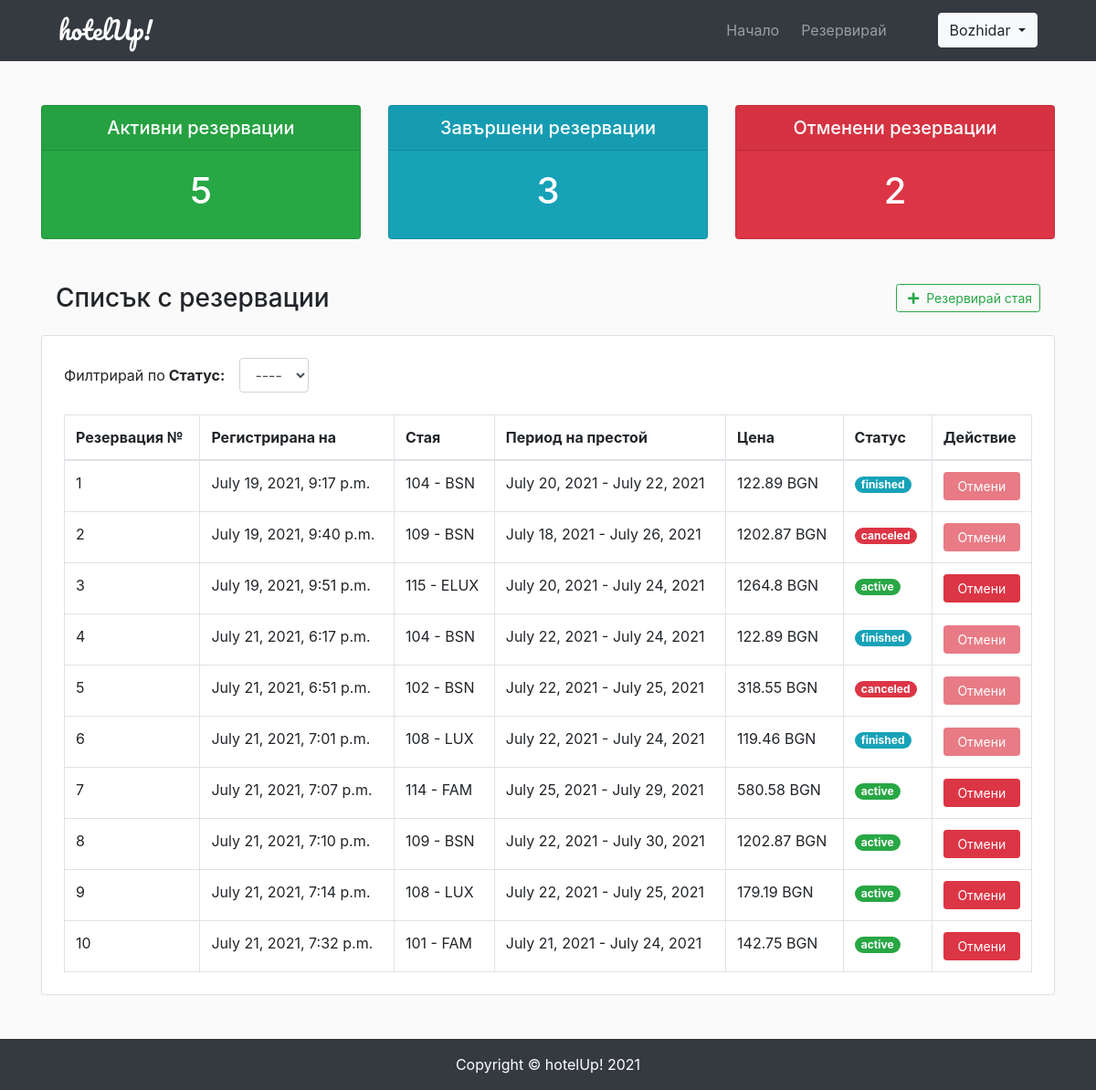
The app's page /dashboard/ (signed in), older data.
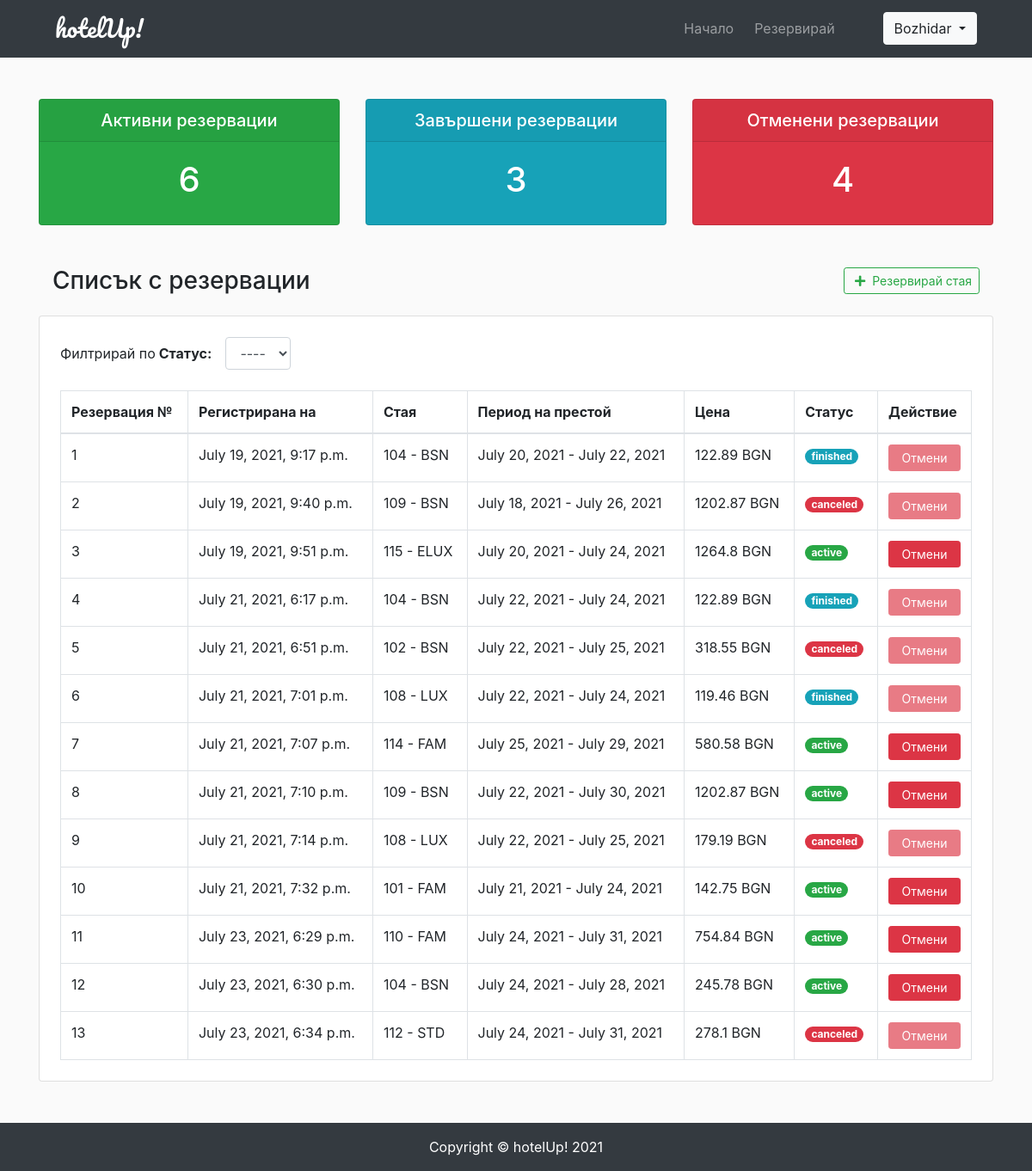
The same page, newer data.
### booking/models.py (models this page shows, shortened)
class Booking(models.Model):
    BOOKING_STATUS = (
        ('active', 'Активна'),
        ('finished', 'Завършена'),
        ('canceled', 'Отменена'),
    )
    room = models.ForeignKey(Room, on_delete=models.CASCADE)
    user = models.ForeignKey(User, on_delete=models.CASCADE)
    check_in = models.DateField()
    check_out = models.DateField()
    status = models.CharField(choices=BOOKING_STATUS, max_length=12)
    created_at = models.DateTimeField(auto_now_add=True)
    total_price = models.FloatField()

### rooms/models.py (models this page shows, shortened)
class Room(models.Model):
    ROOM_CATEGORIES = (
        ('STD', 'Стандарт'),
        ('BSN', 'Бизнес'),
        ('LUX', 'Лукс'),
        ('ELUX', 'Ултра-лукс'),
        ('FAM', 'Фемили'),
    )
    number = models.IntegerField()
    beds = models.IntegerField()
    capacity = models.IntegerField()
    price = models.FloatField()
    category = models.CharField(max_length=12, choices=ROOM_CATEGORIES)
    description = models.TextField(null=True)
    thumbnail = models.ImageField(upload_to="room_thumbnails", height_field=None, width_field=None, default='room_thumbnails/t101.jpg')

### dashboard/views.py (the view)
# urls.py: path('', views.user_dash, name='user_dash'),
@login_required
def user_dash(request):
    context = dict()
    booking_list = Booking.objects.filter(user=request.user)
    aggr = Booking.objects.values('status').annotate(dcount=Count('status')).order_by()
    counts = {}
    for c in aggr:
        counts[c['status']] = c['dcount']
    context['booking_list'] = booking_list
    context['counts'] = counts
    return render(request, 'dashboard/dash.html', context)

### templates/dashboard/dash.html (shortened to what this page needs)
{% extends 'frontend/base.html' %}
{% block styles %}
<link rel="stylesheet" href="https://cdn.datatables.net/1.10.24/css/dataTables.bootstrap4.min.css">
{% endblock %}
{% block content %}
<div class="container">
    <div class="row mb-5">
        <div class="col-lg-4">
            <div class="card bg-success text-white">
                <div class="card-header h5 text-center">Активни резервации</div>
                <div class="card-body">
                    <h1 class="text-center">{% if 'active' in counts %}{{counts.active}}{% else %}0{% endif %}</h1>
                </div>
            </div>
        </div>
        <div class="col-lg-4">
            <div class="card bg-info text-white">
                <div class="card-header h5 text-center">Завършени резервации</div>
                <div class="card-body">
                    <h1 class="text-center">{% if 'finished' in counts %}{{counts.finished}}{% else %}0{% endif %}</h1>
                </div>
            </div>
        </div>
        <div class="col-lg-4">
            <div class="card bg-danger text-white">
                <div class="card-header h5 text-center">Отменени резервации</div>
                <div class="card-body">
                    <h1 class="text-center">{% if 'canceled' in counts %}{{counts.canceled}}{% else %}0{% endif %}</h1>
                </div>
            </div>
        </div>
    </div>
    <div class="row">
        <div class="col">
            <div class="row justify-content-between align-items-center px-3">
                <div class="col-12 col-lg-auto text-lg-start">
                    <h3 class="m-0">Списък с резервации</h3>
                </div>
                <div class="col-12 col-lg-auto text-center text-lg-end">
                    <a href="{% url 'list_rooms' %}" class="btn btn-outline-success btn-sm"><i class="fas fa-plus mx-1"></i> Резервирай стая</a>
                </div>
            </div>
            <div class="card p-4 mt-4">
                {%if booking_list%}
                <div class="form-inline mb-4">
                    <div class="form-group">
                    <label for="filterState" class="mr-3">Филтрирай по <b class="ml-1">Статус:</b></label>
                    <select id="filterState" class="form-control">
                        <option value="">----</option>
                    </select>
                    </div>
                </div>
                <div class="table-responsive">
                    <table class="table table-bordered table-hover m-0" id="userBookings">
                        <thead>
                            <th>Резервация №</th>
                            <th>Регистрирана на</th>
                            <th>Стая</th>
                            <th>Период на престой</th>
                            <th>Цена</th>
                            <th>Статус</th>
                            <th>Действие</th>
                        </thead>
                        <tbody>
                            {% for book in booking_list %}
                            <tr>
                                <td>{{ book.pk }}</td>
                                <td>{{ book.created_at }}</td>
                                <td>{{ book.room.number }} - {{ book.room.category }}</td>
                                <td>{{ book.check_in }} - {{ book.check_out }}</td>
                                <td>{{ book.total_price }} BGN</td>
                                <td><span class="badge badge-pill badge-{% if book.status == 'active' %}success{% elif book.status == 'canceled' %}danger{% else %}info{% endif %}">{{ book.status }}</span></td>
                                <td><button class="btn btn-sm btn-danger btn-block delete" id="{{ book.pk }}" {% if book.status == 'canceled' or book.status == 'finished' %}disabled{% endif %}>Отмени</button></td>
                            </tr>
                            {% endfor %}
                        </tbody>
                    </table>
                </div>
                {% else %}
                <h2 class="text-center mt-5">Няма направени резервации.</h2>
                <p class="text-center">Разгледайте наличните стаи и направете резервация още сега!</p>
                <a href="{% url 'list_rooms' %}" class="btn btn-outline-info btn-lg mx-auto my-2">Резервирай стая</a>
                {% endif %}
            </div>
        </div>
    </div>
</div>
{% endblock %}
{% block helpers %}
<div class="position-fixed bottom-0 right-0 p-3" style="z-index: 5; right: 0; bottom: 0;">
</div>
{% endblock %}

### templates/frontend/base.html (shortened to what this page needs)
{% load static %}
<!DOCTYPE html>
<html lang="bg">
<head>
  <link rel="stylesheet" href="https://use.fontawesome.com/releases/v5.11.2/css/all.css" />
  <link rel="stylesheet" href="https://cdn.jsdelivr.net/npm/bootstrap@4.6.0/dist/css/bootstrap.min.css"
>
  <link rel="stylesheet" href="{% static 'css/custom.css' %}" />
  {% block styles %}{% endblock styles %}
</head>
<body style="background-color: #FAFAFA;">
  <header>
      <nav class="navbar navbar-expand-lg navbar-dark bg-dark">
      <a class="navbar-brand brand-text ml-lg-5" href="{% url 'list_rooms' %}">hotelUp!</a>
      <div class="collapse navbar-collapse" id="navbarToggler">
        <ul class="navbar-nav ml-auto mr-5 mt-2 mt-lg-0">
          <li class="nav-item mr-2">
            <a class="nav-link" href="{% url 'home' %}">Начало</a>
          </li>
          <li class="nav-item">
            <a class="nav-link" href="{% url 'list_rooms' %}">Резервирай</a>
          </li>
        </ul>
        {% if user.is_authenticated %}
        <div class="btn-group mr-5">
          <button type="button" class="btn btn-outline-light dropdown-toggle" data-toggle="dropdown"
            aria-haspopup="true" aria-expanded="false">
            {{ user.first_name }}
          </button>
        </div>
        {% else %}
        <a href="{% url 'login' %}" class="btn btn-outline-light mr-5">Вход</a>
        {% endif %}
      </div>
    </nav>
  </header>
  <main class="my-5">
    {% block content %}
    {% endblock %}
  </main>
  <footer class="sticky-bottom">
      <div class="text-center text-white p-3 bg-dark">
      Copyright © <a class="text-white" href="{% url 'list_rooms' %}">hotelUp!</a> {% now "Y" %}
    </div>
  </footer>
  {% block helpers %}
  {% endblock %}
</body>
</html>

### static/css/custom.css (style rules this page uses)
.brand-text { font-family:'Pacifico',cursive; font-size:1.7rem; }

Row changes from the older to the newer data that the page shows:
changed Booking "July 21, 2021, 7:14 p.m.": status "active" → "canceled"
added Booking: pk "11", created_at "July 23, 2021, 6:29 p.m.", room.number "110", room.category "FAM", check_in "July 24, 2021", check_out "July 31, 2021", total_price "754.84", status "active"
added Booking: pk "12", created_at "July 23, 2021, 6:30 p.m.", room.number "104", room.category "BSN", check_in "July 24, 2021", check_out "July 28, 2021", total_price "245.78", status "active"
added Booking: pk "13", created_at "July 23, 2021, 6:34 p.m.", room.number "112", room.category "STD", check_in "July 24, 2021", check_out "July 31, 2021", total_price "278.1", status "canceled"
Text that changed along with them:
{{ counts.active }}: "5" → "6"
{{ counts.canceled }}: "2" → "4"
